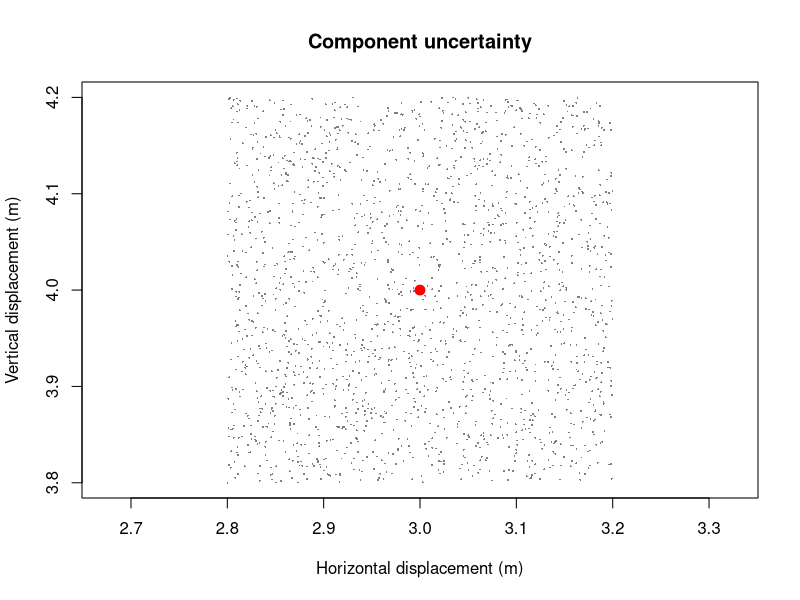

Recreate this plot in R.
# Laboratory C: component uncertainty, reproducible simulation
set.seed(14)
n <- 2000
x <- runif(n,2.8,3.2); y <- runif(n,3.8,4.2)
magnitude <- sqrt(x^2+y^2)
cat("Nominal magnitude:",5,"\n")
cat("Simulated min/max:",range(magnitude),"\n")
cat("Componentwise theoretical bounds:",sqrt(2.8^2+3.8^2),sqrt(3.2^2+4.2^2),"\n")
plot(x,y,asp=1,pch=16,cex=.25,col="gray50",xlab="Horizontal displacement (m)",ylab="Vertical displacement (m)",main="Component uncertainty")
points(3,4,col="red",pch=19,cex=1.3)
